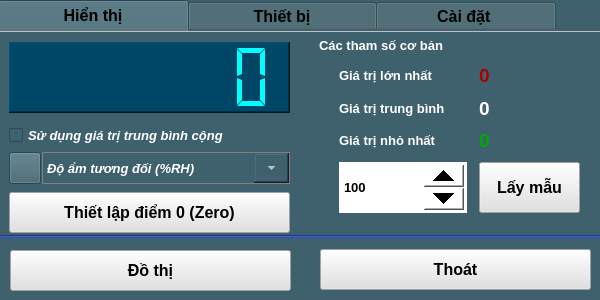
<?xml version="1.0" encoding="UTF-8"?>
<ui version="4.0">
 <class>Sensor_SEN0132</class>
 <widget class="QWidget" name="Sensor_SEN0132">
  <property name="geometry">
   <rect>
    <x>0</x>
    <y>0</y>
    <width>600</width>
    <height>300</height>
   </rect>
  </property>
  <property name="windowTitle">
   <string>Form</string>
  </property>
  <property name="windowIcon">
   <iconset resource="../image.qrc">
    <normaloff>:/image/MSS0132_Icon.jpg</normaloff>:/image/MSS0132_Icon.jpg</iconset>
  </property>
  <property name="styleSheet">
   <string notr="true">background-color: rgb(62, 97, 109);</string>
  </property>
  <widget class="QPushButton" name="pushButton_ChartZoom">
   <property name="geometry">
    <rect>
     <x>10</x>
     <y>250</y>
     <width>281</width>
     <height>41</height>
    </rect>
   </property>
   <property name="font">
    <font>
     <pointsize>12</pointsize>
     <bold>true</bold>
    </font>
   </property>
   <property name="styleSheet">
    <string>background-color: rgb(225, 225, 225);</string>
   </property>
   <property name="text">
    <string>Đồ thị</string>
   </property>
  </widget>
  <widget class="QTabWidget" name="tabWidget">
   <property name="geometry">
    <rect>
     <x>-2</x>
     <y>0</y>
     <width>607</width>
     <height>238</height>
    </rect>
   </property>
   <property name="font">
    <font>
     <pointsize>12</pointsize>
     <bold>true</bold>
    </font>
   </property>
   <property name="styleSheet">
    <string notr="true">QTabWidget::pane { 
border: 1px solid #C0C0C0;
}</string>
   </property>
   <property name="currentIndex">
    <number>0</number>
   </property>
   <property name="elideMode">
    <enum>Qt::ElideNone</enum>
   </property>
   <widget class="QWidget" name="tab_Infor_2">
    <attribute name="title">
     <string>            Hiển thị            </string>
    </attribute>
    <widget class="QLCDNumber" name="lcdNumber_Value">
     <property name="geometry">
      <rect>
       <x>10</x>
       <y>10</y>
       <width>281</width>
       <height>71</height>
      </rect>
     </property>
     <property name="styleSheet">
      <string notr="true">background-color: rgb(0, 70, 102);
color: rgb(0, 255, 255);</string>
     </property>
     <property name="frameShape">
      <enum>QFrame::WinPanel</enum>
     </property>
     <property name="lineWidth">
      <number>1</number>
     </property>
     <property name="smallDecimalPoint">
      <bool>false</bool>
     </property>
     <property name="digitCount">
      <number>7</number>
     </property>
     <property name="segmentStyle">
      <enum>QLCDNumber::Flat</enum>
     </property>
     <property name="value" stdset="0">
      <double>0.000000000000000</double>
     </property>
     <property name="intValue" stdset="0">
      <number>0</number>
     </property>
    </widget>
    <widget class="QPushButton" name="pushButton">
     <property name="geometry">
      <rect>
       <x>10</x>
       <y>120</y>
       <width>32</width>
       <height>32</height>
      </rect>
     </property>
     <property name="styleSheet">
      <string notr="true"/>
     </property>
     <property name="text">
      <string/>
     </property>
     <property name="icon">
      <iconset resource="../image.qrc">
       <normaloff>:/image/MSS0132_Icon.jpg</normaloff>:/image/MSS0132_Icon.jpg</iconset>
     </property>
     <property name="iconSize">
      <size>
       <width>32</width>
       <height>32</height>
      </size>
     </property>
    </widget>
    <widget class="QComboBox" name="comboBox_Temp_Unit">
     <property name="geometry">
      <rect>
       <x>43</x>
       <y>120</y>
       <width>248</width>
       <height>32</height>
      </rect>
     </property>
     <property name="font">
      <font>
       <pointsize>10</pointsize>
       <italic>true</italic>
       <bold>true</bold>
      </font>
     </property>
     <property name="layoutDirection">
      <enum>Qt::LeftToRight</enum>
     </property>
     <property name="styleSheet">
      <string notr="true">QComboBox {
    border: 1px solid gray;
	color: rgb(255, 255, 255);
}
QComboBox::drop-down {
    width:35px;
}</string>
     </property>
     <property name="editable">
      <bool>false</bool>
     </property>
     <item>
      <property name="text">
       <string>Độ ẩm tương đối (%RH)</string>
      </property>
     </item>
    </widget>
    <widget class="QSpinBox" name="spinBox_setSample">
     <property name="geometry">
      <rect>
       <x>340</x>
       <y>130</y>
       <width>128</width>
       <height>51</height>
      </rect>
     </property>
     <property name="font">
      <font>
       <pointsize>10</pointsize>
       <bold>true</bold>
      </font>
     </property>
     <property name="styleSheet">
      <string notr="true">QSpinBox
{
background-color: rgb(255, 255, 255);
color: rgb(0, 0, 0);
}
QSpinBox::up-button
{
    min-width:40px;
    min-height: 20px;
}
QSpinBox::down-button
{
    min-width: 40px;
    min-height: 20px;
}
</string>
     </property>
     <property name="minimum">
      <number>10</number>
     </property>
     <property name="maximum">
      <number>9999999</number>
     </property>
     <property name="value">
      <number>100</number>
     </property>
    </widget>
    <widget class="QPushButton" name="pushButton_getSamples">
     <property name="geometry">
      <rect>
       <x>480</x>
       <y>130</y>
       <width>101</width>
       <height>51</height>
      </rect>
     </property>
     <property name="font">
      <font>
       <pointsize>12</pointsize>
       <bold>true</bold>
      </font>
     </property>
     <property name="styleSheet">
      <string notr="true">background-color: rgb(225, 225, 225);</string>
     </property>
     <property name="text">
      <string>Lấy mẫu</string>
     </property>
    </widget>
    <widget class="QLabel" name="label_sampleInfo">
     <property name="geometry">
      <rect>
       <x>320</x>
       <y>0</y>
       <width>261</width>
       <height>26</height>
      </rect>
     </property>
     <property name="font">
      <font>
       <pointsize>10</pointsize>
       <bold>true</bold>
      </font>
     </property>
     <property name="styleSheet">
      <string notr="true">color: rgb(255, 255, 255);</string>
     </property>
     <property name="text">
      <string>Các tham số cơ bản</string>
     </property>
    </widget>
    <widget class="QWidget" name="verticalLayoutWidget_6">
     <property name="geometry">
      <rect>
       <x>340</x>
       <y>30</y>
       <width>128</width>
       <height>92</height>
      </rect>
     </property>
     <layout class="QVBoxLayout" name="verticalLayout_6">
      <item>
       <widget class="QLabel" name="label_8">
        <property name="font">
         <font>
          <pointsize>10</pointsize>
          <bold>true</bold>
         </font>
        </property>
        <property name="styleSheet">
         <string notr="true">color: rgb(255, 255, 255);</string>
        </property>
        <property name="text">
         <string>Giá trị lớn nhất</string>
        </property>
       </widget>
      </item>
      <item>
       <widget class="QLabel" name="label_9">
        <property name="font">
         <font>
          <pointsize>10</pointsize>
          <bold>true</bold>
         </font>
        </property>
        <property name="styleSheet">
         <string notr="true">color: rgb(255, 255, 255);</string>
        </property>
        <property name="text">
         <string>Giá trị trung bình</string>
        </property>
       </widget>
      </item>
      <item>
       <widget class="QLabel" name="label_10">
        <property name="font">
         <font>
          <pointsize>10</pointsize>
          <bold>true</bold>
         </font>
        </property>
        <property name="styleSheet">
         <string notr="true">color: rgb(255, 255, 255);</string>
        </property>
        <property name="text">
         <string>Giá trị nhỏ nhất</string>
        </property>
       </widget>
      </item>
     </layout>
    </widget>
    <widget class="QWidget" name="verticalLayoutWidget_7">
     <property name="geometry">
      <rect>
       <x>480</x>
       <y>30</y>
       <width>101</width>
       <height>92</height>
      </rect>
     </property>
     <layout class="QVBoxLayout" name="verticalLayout_7">
      <item>
       <widget class="QLabel" name="label_ValueMax">
        <property name="font">
         <font>
          <pointsize>14</pointsize>
          <bold>true</bold>
         </font>
        </property>
        <property name="styleSheet">
         <string notr="true">color: rgb(170, 0, 0);</string>
        </property>
        <property name="text">
         <string>0</string>
        </property>
       </widget>
      </item>
      <item>
       <widget class="QLabel" name="label_ValueAvg">
        <property name="font">
         <font>
          <pointsize>14</pointsize>
          <bold>true</bold>
         </font>
        </property>
        <property name="styleSheet">
         <string notr="true">color: rgb(255, 255, 255);</string>
        </property>
        <property name="text">
         <string>0</string>
        </property>
       </widget>
      </item>
      <item>
       <widget class="QLabel" name="label_ValueMin">
        <property name="font">
         <font>
          <pointsize>14</pointsize>
          <bold>true</bold>
         </font>
        </property>
        <property name="styleSheet">
         <string notr="true">color: rgb(0, 170, 0);</string>
        </property>
        <property name="text">
         <string>0</string>
        </property>
       </widget>
      </item>
     </layout>
    </widget>
    <widget class="QCheckBox" name="checkBox_setMathAvg">
     <property name="geometry">
      <rect>
       <x>10</x>
       <y>90</y>
       <width>281</width>
       <height>27</height>
      </rect>
     </property>
     <property name="font">
      <font>
       <pointsize>10</pointsize>
       <italic>true</italic>
       <bold>true</bold>
      </font>
     </property>
     <property name="styleSheet">
      <string notr="true">color: rgb(255, 255, 255);</string>
     </property>
     <property name="text">
      <string>Sử dụng giá trị trung bình cộng</string>
     </property>
    </widget>
    <widget class="QPushButton" name="pushButton_SetZero">
     <property name="geometry">
      <rect>
       <x>10</x>
       <y>160</y>
       <width>281</width>
       <height>41</height>
      </rect>
     </property>
     <property name="font">
      <font>
       <pointsize>12</pointsize>
       <bold>true</bold>
      </font>
     </property>
     <property name="styleSheet">
      <string notr="true">background-color: rgb(225, 225, 225);</string>
     </property>
     <property name="text">
      <string>Thiết lập điểm 0 (Zero)</string>
     </property>
    </widget>
   </widget>
   <widget class="QWidget" name="tab_4">
    <attribute name="title">
     <string>            Thiết bị            </string>
    </attribute>
    <widget class="QWidget" name="verticalLayoutWidget_8">
     <property name="geometry">
      <rect>
       <x>150</x>
       <y>10</y>
       <width>291</width>
       <height>101</height>
      </rect>
     </property>
     <layout class="QVBoxLayout" name="verticalLayout_8">
      <item>
       <widget class="QLabel" name="label_Name">
        <property name="font">
         <font>
          <pointsize>10</pointsize>
         </font>
        </property>
        <property name="styleSheet">
         <string notr="true">color: rgb(255, 255, 255);</string>
        </property>
        <property name="text">
         <string/>
        </property>
       </widget>
      </item>
      <item>
       <widget class="QLabel" name="label_Address">
        <property name="font">
         <font>
          <pointsize>10</pointsize>
         </font>
        </property>
        <property name="styleSheet">
         <string notr="true">color: rgb(255, 255, 255);</string>
        </property>
        <property name="text">
         <string/>
        </property>
       </widget>
      </item>
      <item>
       <widget class="QLabel" name="label_SerialNumber">
        <property name="font">
         <font>
          <pointsize>10</pointsize>
         </font>
        </property>
        <property name="styleSheet">
         <string notr="true">color: rgb(255, 255, 255);</string>
        </property>
        <property name="text">
         <string/>
        </property>
       </widget>
      </item>
     </layout>
    </widget>
    <widget class="QWidget" name="verticalLayoutWidget_9">
     <property name="geometry">
      <rect>
       <x>10</x>
       <y>10</y>
       <width>111</width>
       <height>131</height>
      </rect>
     </property>
     <layout class="QVBoxLayout" name="verticalLayout_9">
      <item>
       <widget class="QLabel" name="label_13">
        <property name="font">
         <font>
          <pointsize>10</pointsize>
          <bold>true</bold>
         </font>
        </property>
        <property name="styleSheet">
         <string notr="true">color: rgb(255, 255, 255);</string>
        </property>
        <property name="text">
         <string>Tên thiết bị:</string>
        </property>
       </widget>
      </item>
      <item>
       <widget class="QLabel" name="label_14">
        <property name="font">
         <font>
          <pointsize>10</pointsize>
          <bold>true</bold>
         </font>
        </property>
        <property name="styleSheet">
         <string notr="true">color: rgb(255, 255, 255);</string>
        </property>
        <property name="text">
         <string>Địa chỉ:</string>
        </property>
       </widget>
      </item>
      <item>
       <widget class="QLabel" name="label_18">
        <property name="font">
         <font>
          <pointsize>10</pointsize>
          <bold>true</bold>
         </font>
        </property>
        <property name="styleSheet">
         <string notr="true">color: rgb(255, 255, 255);</string>
        </property>
        <property name="text">
         <string>Mã sê-ri:</string>
        </property>
       </widget>
      </item>
      <item>
       <widget class="QLabel" name="label_19">
        <property name="font">
         <font>
          <pointsize>10</pointsize>
          <bold>true</bold>
         </font>
        </property>
        <property name="styleSheet">
         <string notr="true">color: rgb(255, 255, 255);</string>
        </property>
        <property name="text">
         <string>Mô tả:</string>
        </property>
       </widget>
      </item>
     </layout>
    </widget>
    <widget class="QWidget" name="verticalLayoutWidget_10">
     <property name="geometry">
      <rect>
       <x>150</x>
       <y>110</y>
       <width>291</width>
       <height>61</height>
      </rect>
     </property>
     <layout class="QVBoxLayout" name="verticalLayout_10">
      <item>
       <widget class="QLabel" name="label_Description">
        <property name="font">
         <font>
          <pointsize>10</pointsize>
         </font>
        </property>
        <property name="styleSheet">
         <string notr="true">color: rgb(255, 255, 255);</string>
        </property>
        <property name="text">
         <string/>
        </property>
        <property name="alignment">
         <set>Qt::AlignLeading|Qt::AlignLeft|Qt::AlignTop</set>
        </property>
       </widget>
      </item>
     </layout>
    </widget>
   </widget>
   <widget class="QWidget" name="tab_6">
    <attribute name="title">
     <string>           Cài đặt            </string>
    </attribute>
    <widget class="QLabel" name="label_23">
     <property name="geometry">
      <rect>
       <x>277</x>
       <y>40</y>
       <width>41</width>
       <height>22</height>
      </rect>
     </property>
     <property name="font">
      <font>
       <pointsize>10</pointsize>
       <bold>true</bold>
      </font>
     </property>
     <property name="styleSheet">
      <string notr="true">color: rgb(255, 255, 255);</string>
     </property>
     <property name="text">
      <string>(ms)</string>
     </property>
    </widget>
    <widget class="QLabel" name="label_24">
     <property name="geometry">
      <rect>
       <x>20</x>
       <y>40</y>
       <width>141</width>
       <height>22</height>
      </rect>
     </property>
     <property name="font">
      <font>
       <pointsize>10</pointsize>
       <bold>true</bold>
      </font>
     </property>
     <property name="styleSheet">
      <string notr="true">color: rgb(255, 255, 255);</string>
     </property>
     <property name="text">
      <string>Thời gian lấy mẫu :</string>
     </property>
    </widget>
    <widget class="QPushButton" name="pushButton_SetSampleTime">
     <property name="geometry">
      <rect>
       <x>320</x>
       <y>20</y>
       <width>161</width>
       <height>61</height>
      </rect>
     </property>
     <property name="font">
      <font>
       <pointsize>12</pointsize>
       <bold>true</bold>
      </font>
     </property>
     <property name="styleSheet">
      <string notr="true">background-color: rgb(225, 225, 225);</string>
     </property>
     <property name="text">
      <string>Cài đặt</string>
     </property>
    </widget>
    <widget class="QSpinBox" name="spinBox_SampleTime">
     <property name="geometry">
      <rect>
       <x>160</x>
       <y>10</y>
       <width>111</width>
       <height>81</height>
      </rect>
     </property>
     <property name="font">
      <font>
       <pointsize>10</pointsize>
       <bold>true</bold>
      </font>
     </property>
     <property name="styleSheet">
      <string notr="true">QSpinBox
{
background-color: rgb(255, 255, 255);
color: rgb(0, 0, 0);
}
QSpinBox::up-button
{
    min-width:40px;
    min-height: 20px;
}
QSpinBox::down-button
{
    min-width: 40px;
    min-height: 20px;
}
</string>
     </property>
     <property name="minimum">
      <number>10</number>
     </property>
     <property name="maximum">
      <number>9999999</number>
     </property>
     <property name="value">
      <number>100</number>
     </property>
    </widget>
    <widget class="Line" name="line_2">
     <property name="geometry">
      <rect>
       <x>20</x>
       <y>100</y>
       <width>541</width>
       <height>16</height>
      </rect>
     </property>
     <property name="orientation">
      <enum>Qt::Horizontal</enum>
     </property>
    </widget>
    <widget class="QPushButton" name="pushButton_Calib">
     <property name="geometry">
      <rect>
       <x>320</x>
       <y>120</y>
       <width>161</width>
       <height>61</height>
      </rect>
     </property>
     <property name="font">
      <font>
       <pointsize>12</pointsize>
       <bold>true</bold>
      </font>
     </property>
     <property name="styleSheet">
      <string notr="true">background-color: rgb(225, 225, 225);</string>
     </property>
     <property name="text">
      <string>Hiệu chuẩn</string>
     </property>
    </widget>
    <widget class="QLabel" name="label_25">
     <property name="geometry">
      <rect>
       <x>20</x>
       <y>139</y>
       <width>231</width>
       <height>22</height>
      </rect>
     </property>
     <property name="font">
      <font>
       <pointsize>10</pointsize>
       <bold>true</bold>
      </font>
     </property>
     <property name="styleSheet">
      <string notr="true">color: rgb(255, 255, 255);</string>
     </property>
     <property name="text">
      <string>Hiệu chuẩn thiết bị :</string>
     </property>
    </widget>
    <widget class="QLabel" name="label_calibInfo">
     <property name="geometry">
      <rect>
       <x>40</x>
       <y>160</y>
       <width>271</width>
       <height>22</height>
      </rect>
     </property>
     <property name="font">
      <font>
       <pointsize>10</pointsize>
       <italic>true</italic>
       <bold>true</bold>
      </font>
     </property>
     <property name="styleSheet">
      <string notr="true">color: rgb(255, 255, 127);</string>
     </property>
     <property name="text">
      <string>(chưa hiệu chuẩn)</string>
     </property>
    </widget>
   </widget>
  </widget>
  <widget class="QPushButton" name="pushButton_Exit">
   <property name="geometry">
    <rect>
     <x>320</x>
     <y>249</y>
     <width>271</width>
     <height>41</height>
    </rect>
   </property>
   <property name="font">
    <font>
     <pointsize>12</pointsize>
     <bold>true</bold>
    </font>
   </property>
   <property name="styleSheet">
    <string>background-color: rgb(225, 225, 225);</string>
   </property>
   <property name="text">
    <string>Thoát</string>
   </property>
  </widget>
  <widget class="Line" name="line">
   <property name="geometry">
    <rect>
     <x>-3</x>
     <y>234</y>
     <width>605</width>
     <height>5</height>
    </rect>
   </property>
   <property name="styleSheet">
    <string notr="true">background-color: rgb(56, 87, 152);</string>
   </property>
   <property name="frameShadow">
    <enum>QFrame::Sunken</enum>
   </property>
   <property name="orientation">
    <enum>Qt::Horizontal</enum>
   </property>
  </widget>
 </widget>
 <resources>
  <include location="../image.qrc"/>
 </resources>
 <connections/>
</ui>
